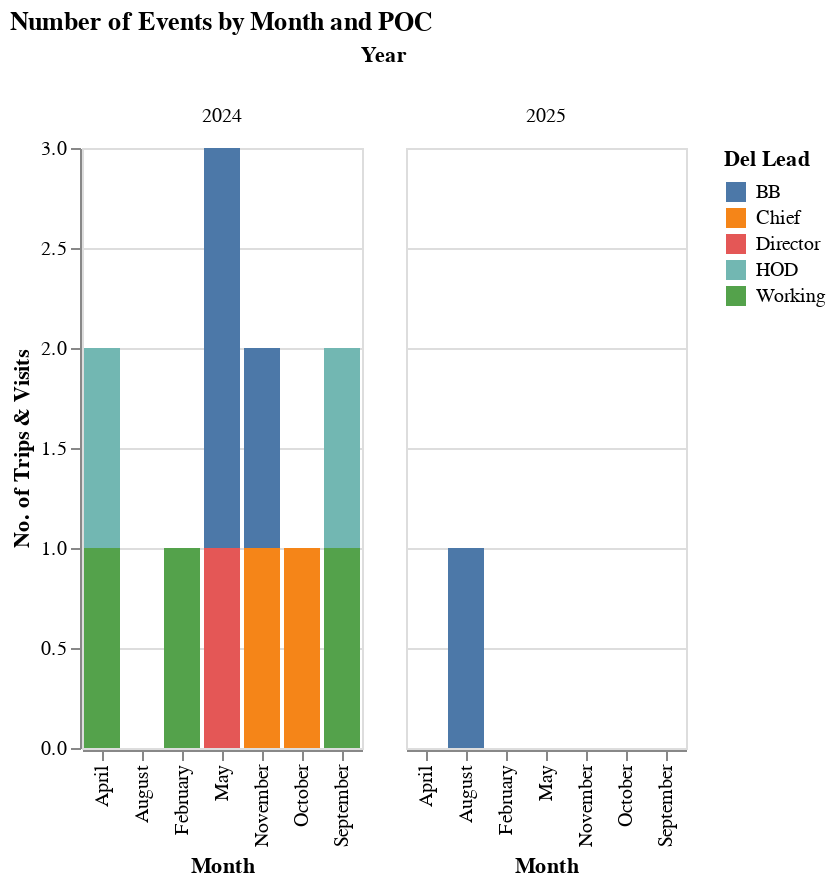

Notebook code cell kept with this figure:
### Code cell
# using altair
chart = alt.Chart(df).mark_bar().encode(
    x=alt.X('Month:O', title='Month'),
    y=alt.Y('count()', title='No. of Trips & Visits'),
    color='Del Lead',
    tooltip=['Month', 'Del Lead', 'Type', 'count()']
).facet(
    column='Year',
    title='Number of Events by Month and POC'
).interactive()

chart.show()

### Figure 1 — Vega-Lite specification as saved in the notebook (floating-point values rounded to 4 significant figures)
{"config": {"view": {"continuousWidth": 300, "continuousHeight": 300}}, "data": {"name": "data-4462edd2ece7264ee4b641f07d97d432"}, "facet": {"column": {"field": "Year", "type": "quantitative"}}, "spec": {"mark": {"type": "bar"}, "encoding": {"color": {"field": "Del Lead", "type": "nominal"}, "tooltip": [{"field": "Month", "type": "nominal"}, {"field": "Del Lead", "type": "nominal"}, {"field": "Type", "type": "nominal"}, {"aggregate": "count", "type": "quantitative"}], "x": {"field": "Month", "title": "Month", "type": "ordinal"}, "y": {"aggregate": "count", "title": "No. of Trips & Visits", "type": "quantitative"}}, "name": "view_1"}, "params": [{"name": "param_1", "select": {"type": "interval", "encodings": ["x", "y"]}, "bind": "scales", "views": ["view_1"]}], "title": "Number of Events by Month and POC", "$schema": "https://vega.github.io/schema/vega-lite/v5.17.0.json", "datasets": {"data-4462edd2ece7264ee4b641f07d97d432": [{"S/N": 1, "Departure Date": "2024-05-01T00:00:00", "Return Date": "2024-05-02T00:00:00", "Type": "Away", "Country": "Thailand", "Status": "Cancelled", "Level": 2, "Del Lead": "Director", "Lead": "ADS", "Lead Dte": "A Dte", "CG": "Leadership", "Stakeholder": "na", "Service": "ABC", "Tier": "ASEAN A", "Station": "BKK", "Confluence Link": "www.google.com.sg", "AOR": "asd", "Budgeted Amt": 987, "Utilised Amt": 546, "Remarks": "sdf", "Month": "May", "Year": 2024}, {"S/N": 2, "Departure Date": "2024-05-29T00:00:00", "Return Date": "2024-06-01T00:00:00", "Type": "Away", "Country": "Brunei", "Status": "Completed", "Level": 1, "Del Lead": "BB", "Lead": "FDW", "Lead Dte": "B Dte", "CG": "M", "Stakeholder": "na", "Service": "DEF", "Tier": "A", "Station": "BRN", "Confluence Link": "www.google.com.sg", "AOR": "sada", "Budgeted Amt": 51631, "Utilised Amt": 897, "Remarks": "sdf", "Month": "May", "Year": 2024}, {"S/N": 3, "Departure Date": "2024-09-19T00:00:00", "Return Date": "2024-09-20T00:00:00", "Type": "Away", "Country": "France", "Status": "Planned", "Level": 1, "Del Lead": "HOD", "Lead": "DSG", "Lead Dte": "C Dte", "CG": "Liaison", "Stakeholder": "na", "Service": "GHI", "Tier": "A+", "Station": "PAR", "Confluence Link": "www.google.com.sg", "AOR": "asdas", "Budgeted Amt": 987, "Utilised Amt": 51, "Remarks": "sdf", "Month": "September", "Year": 2024}, {"S/N": 4, "Departure Date": "2024-04-12T00:00:00", "Return Date": "2024-04-15T00:00:00", "Type": "Away", "Country": "Netherlands", "Status": "Postponed", "Level": 3, "Del Lead": "Working", "Lead": "GHT", "Lead Dte": "D Dte", "CG": "Leadership", "Stakeholder": "na", "Service": "JKL", "Tier": "ASEAN A", "Station": "LON", "Confluence Link": "www.google.com.sg", "AOR": "sadas", "Budgeted Amt": 987, "Utilised Amt": 9, "Remarks": "sdf", "Month": "April", "Year": 2024}, {"S/N": 5, "Departure Date": "2024-10-20T00:00:00", "Return Date": "2024-10-21T00:00:00", "Type": "Away", "Country": "Kenya", "Status": "Scheduled", "Level": 1, "Del Lead": "Chief", "Lead": "SWW", "Lead Dte": "E Dte", "CG": "M", "Stakeholder": "an", "Service": "MNO", "Tier": "B", "Station": "ABD", "Confluence Link": "www.google.com.sg", "AOR": "das", "Budgeted Amt": 894, "Utilised Amt": 8, "Remarks": "fsd", "Month": "October", "Year": 2024}, {"S/N": 6, "Departure Date": "2024-05-01T00:00:00", "Return Date": "2024-05-07T00:00:00", "Type": "Away", "Country": "US", "Status": "Completed", "Level": 1, "Del Lead": "BB", "Lead": "FDW", "Lead Dte": "H Dte", "CG": "F", "Stakeholder": "an", "Service": "PQR", "Tier": "C", "Station": "WAS", "Confluence Link": "www.google.com.sg", "AOR": "dsad", "Budgeted Amt": 51, "Utilised Amt": 7, "Remarks": "fsd", "Month": "May", "Year": 2024}, {"S/N": 7, "Departure Date": "2024-04-07T00:00:00", "Return Date": "2024-04-09T00:00:00", "Type": "Away", "Country": "Malaysia", "Status": "Completed", "Level": 1, "Del Lead": "HOD", "Lead": "ASD", "Lead Dte": "J Dte", "CG": "Leadership", "Stakeholder": "an", "Service": "STU", "Tier": "A+", "Station": "KL", "Confluence Link": "www.google.com.sg", "AOR": "sadsa", "Budgeted Amt": 6, "Utilised Amt": 88, "Remarks": "fsd", "Month": "April", "Year": 2024}, {"S/N": 8, "Departure Date": "2024-09-09T00:00:00", "Return Date": "2024-09-11T00:00:00", "Type": "Away", "Country": "Cambodia", "Status": "Planned", "Level": 3, "Del Lead": "Working", "Lead": "FSF", "Lead Dte": "A Dte", "CG": "Leadership", "Stakeholder": "an", "Service": "KLK", "Tier": "ASEAN A", "Station": "PNH", "Confluence Link": "www.google.com.sg", "AOR": "dsad", "Budgeted Amt": 51, "Utilised Amt": 6, "Remarks": "sdf", "Month": "September", "Year": 2024}, {"S/N": 9, "Departure Date": "2025-08-02T00:00:00", "Return Date": "2025-08-09T00:00:00", "Type": "Away", "Country": "France", "Status": "Planned", "Level": 1, "Del Lead": "BB", "Lead": "FDW", "Lead Dte": "C Dte", "CG": "Leadership", "Stakeholder": "na", "Service": "FDS", "Tier": "B", "Station": "PAR", "Confluence Link": "www.google.com.sg", "AOR": "dsad", "Budgeted Amt": 65, "Utilised Amt": 5, "Remarks": "sdf", "Month": "August", "Year": 2025}, {"S/N": 10, "Departure Date": "2024-11-19T00:00:00", "Return Date": "2024-11-21T00:00:00", "Type": "Away", "Country": "Germany", "Status": "Scheduled", "Level": 1, "Del Lead": "BB", "Lead": "FDW", "Lead Dte": "C Dte", "CG": "C", "Stakeholder": "na", "Service": "NOS", "Tier": "C", "Station": "LON", "Confluence Link": "www.google.com.sg", "AOR": "dsad", "Budgeted Amt": 151, "Utilised Amt": 5641, "Remarks": "dsf", "Month": "November", "Year": 2024}, {"S/N": 11, "Departure Date": "2024-02-08T00:00:00", "Return Date": "2024-02-10T00:00:00", "Type": "Home", "Country": "China", "Status": "Cancelled", "Level": 3, "Del Lead": "Working", "Lead": "FSD", "Lead Dte": "C Dte", "CG": "F", "Stakeholder": "na", "Service": "HJLS", "Tier": "A", "Station": "BEI", "Confluence Link": "www.google.com.sg", "AOR": "dsad", "Budgeted Amt": 51, "Utilised Amt": 5, "Remarks": "sdf", "Month": "February", "Year": 2024}, {"S/N": 12, "Departure Date": "2024-11-20T00:00:00", "Return Date": "2024-11-21T00:00:00", "Type": "Home", "Country": "Latvia", "Status": "Planned", "Level": 1, "Del Lead": "Chief", "Lead": "LOK", "Lead Dte": "C Dte", "CG": "M", "Stakeholder": "an", "Service": "LKS", "Tier": "A+", "Station": "PAR", "Confluence Link": "www.google.com.sg", "AOR": "das", "Budgeted Amt": 651, "Utilised Amt": 51, "Remarks": "dsf", "Month": "November", "Year": 2024}]}}
